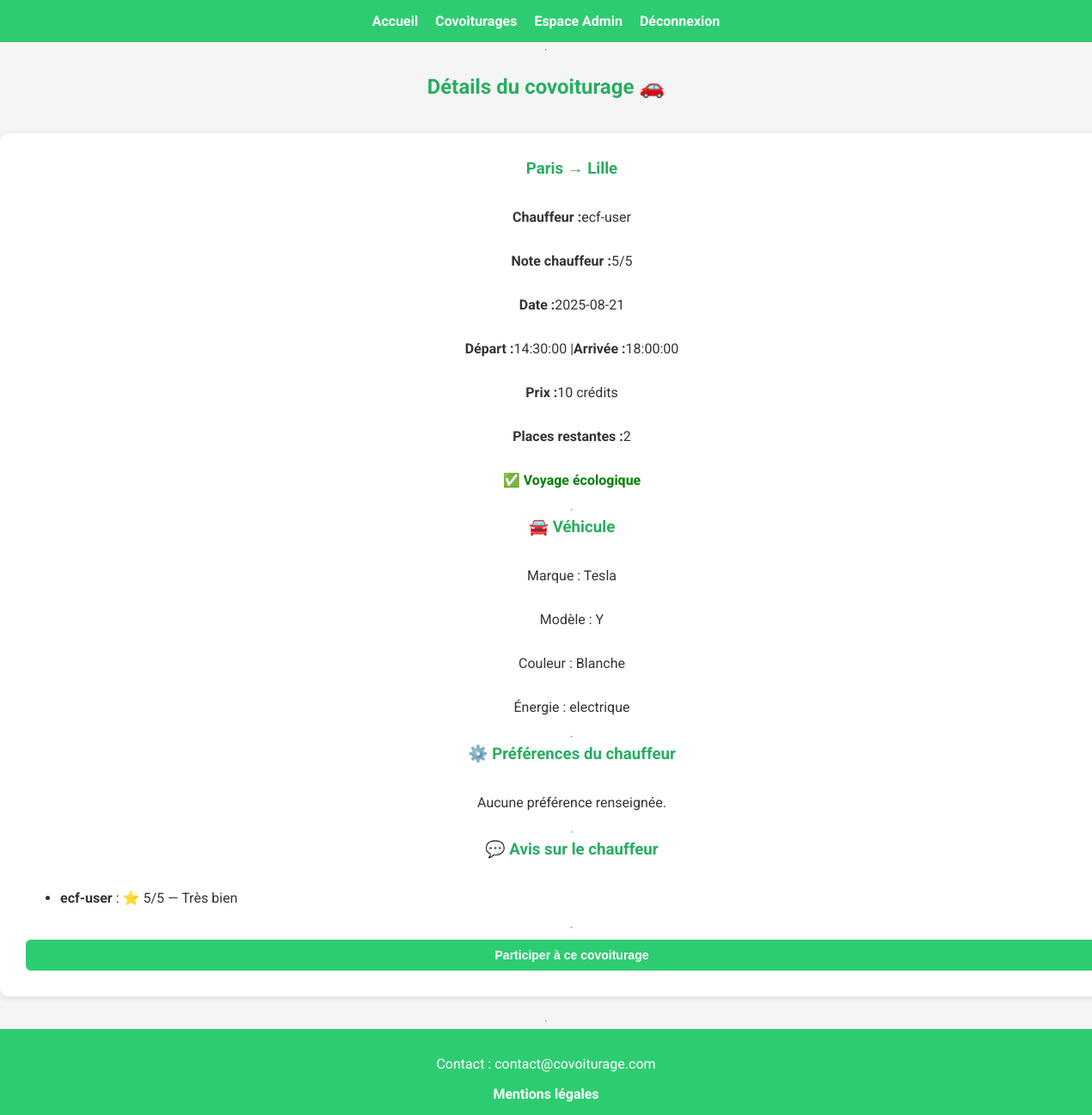
The app's page /detail.php?id=2 (signed in) with its own data.
### tables this page shows
CREATE TABLE `rides` (
  `id` int NOT NULL,
  `chauffeur_id` int NOT NULL,
  `vehicle_id` int NOT NULL,
  `ville_depart` varchar(100) NOT NULL,
  `ville_arrivee` varchar(100) NOT NULL,
  `date_depart` date NOT NULL,
  `heure_depart` time NOT NULL,
  `heure_arrivee` time NOT NULL,
  `prix` int NOT NULL,
  `places_restantes` int NOT NULL,
  `eco` tinyint(1) DEFAULT '0',
  `statut` enum('planifie','en_cours','termine','annule') DEFAULT 'planifie'
);

CREATE TABLE `users` (
  `id` int NOT NULL,
  `pseudo` varchar(50) NOT NULL,
  `email` varchar(100) NOT NULL,
  `password` varchar(255) NOT NULL,
  `credits` int DEFAULT '20',
  `role` enum('utilisateur','employe','admin') DEFAULT 'utilisateur',
  `created_at` timestamp NULL DEFAULT CURRENT_TIMESTAMP,
  `type_role` enum('passager','chauffeur','les deux') DEFAULT 'passager',
  `suspendu` tinyint(1) DEFAULT '0'
);

CREATE TABLE `vehicles` (
  `id` int NOT NULL,
  `user_id` int NOT NULL,
  `marque` varchar(50) NOT NULL,
  `modele` varchar(50) NOT NULL,
  `couleur` varchar(30) DEFAULT NULL,
  `immatriculation` varchar(20) NOT NULL,
  `date_immatriculation` date NOT NULL,
  `energie` enum('essence','diesel','hybride','electrique') NOT NULL,
  `places_disponibles` int NOT NULL
);

CREATE TABLE `reviews` (
  `id` int NOT NULL,
  `ride_id` int NOT NULL,
  `chauffeur_id` int NOT NULL,
  `passager_id` int NOT NULL,
  `note` int DEFAULT NULL,
  `commentaire` text,
  `valide` tinyint(1) DEFAULT '0',
  `created_at` timestamp NULL DEFAULT CURRENT_TIMESTAMP
);

### detail.php (the view)
<?php
include("header.php");
include("config/db.php");
$ride_id = isset($_GET['id']) ? intval($_GET['id']) : 0;
if ($ride_id > 0) {
    $sql = "SELECT r.*, u.pseudo, u.id as chauffeur_id, v.marque, v.modele, v.couleur, v.energie,
                   (SELECT AVG(note) FROM reviews rw WHERE rw.chauffeur_id = u.id AND rw.valide=1) AS note_moyenne
            FROM rides r
            JOIN users u ON r.chauffeur_id = u.id
            JOIN vehicles v ON r.vehicle_id = v.id
            WHERE r.id = ?";
    $stmt = $conn->prepare($sql);
    $stmt->bind_param("i", $ride_id);
    $stmt->execute();
    $result = $stmt->get_result();
    if ($result->num_rows > 0) {
        $ride = $result->fetch_assoc();
        echo "<h2>Détails du covoiturage 🚗</h2>";
        echo "<div class='trajet-card'>";
        echo "<h3>{$ride['ville_depart']} → {$ride['ville_arrivee']}</h3>";
        echo "<p><b>Chauffeur :</b> {$ride['pseudo']}</p>";
        echo "<p><b>Note chauffeur :</b> ".($ride['note_moyenne'] ? round($ride['note_moyenne'],1)."/5" : "Pas encore noté")."</p>";
        echo "<p><b>Date :</b> {$ride['date_depart']}</p>";
        echo "<p><b>Départ :</b> {$ride['heure_depart']} | <b>Arrivée :</b> {$ride['heure_arrivee']}</p>";
        echo "<p><b>Prix :</b> {$ride['prix']} crédits</p>";
        echo "<p><b>Places restantes :</b> {$ride['places_restantes']}</p>";
        if ($ride['energie'] === 'electrique') {
            echo "<p style='color:green;'><b>✅ Voyage écologique</b></p>";
        } else {
            echo "<p style='color:gray;'>Non écologique</p>";
        }
        echo "<hr>";
        echo "<h3>🚘 Véhicule</h3>";
        echo "<p>Marque : {$ride['marque']}</p>";
        echo "<p>Modèle : {$ride['modele']}</p>";
        echo "<p>Couleur : {$ride['couleur']}</p>";
        echo "<p>Énergie : {$ride['energie']}</p>";
        echo "<hr>";
        echo "<h3>⚙️ Préférences du chauffeur</h3>";
        $sqlPref = "SELECT * FROM preferences WHERE user_id = ?";
        $stmtPref = $conn->prepare($sqlPref);
        $stmtPref->bind_param("i", $ride['chauffeur_id']);
        $stmtPref->execute();
        $prefs = $stmtPref->get_result();
        if ($prefs->num_rows > 0) {
            echo "<ul>";
            while ($row = $prefs->fetch_assoc()) {
                echo "<li>{$row['type_preference']} : {$row['valeur']}</li>";
            }
            echo "</ul>";
        } else {
            echo "<p>Aucune préférence renseignée.</p>";
        }
        echo "<hr>";
        echo "<h3>💬 Avis sur le chauffeur</h3>";
        $sqlAvis = "SELECT rw.*, u.pseudo AS auteur
                    FROM reviews rw
                    JOIN users u ON rw.passager_id = u.id
                    WHERE rw.chauffeur_id = ? AND rw.valide = 1";
        $stmtAvis = $conn->prepare($sqlAvis);
        $stmtAvis->bind_param("i", $ride['chauffeur_id']);
        $stmtAvis->execute();
        $avis = $stmtAvis->get_result();
        if ($avis->num_rows > 0) {
            echo "<ul>";
            while ($row = $avis->fetch_assoc()) {
                echo "<li><b>{$row['auteur']}</b> : ⭐ {$row['note']}/5 — {$row['commentaire']}</li>";
            }
            echo "</ul>";
        } else {
            echo "<p>Aucun avis pour le moment.</p>";
        }
        echo "<hr>";
        echo "<a href='participer.php?id={$ride['id']}'><button>Participer à ce covoiturage</button></a>";
        echo "</div>";
    } else {
        echo "<p>Aucun détail trouvé pour ce covoiturage.</p>";
    }
} else {
    echo "<p>ID covoiturage invalide</p>";
}
include("footer.php");
?>

### css/style.css (style rules this page uses)
html, body { font-family: "Roboto", Arial, sans-serif; background: #f5f5f5; margin: 0; padding: 0; color: #333; height: 100%; display: flex; flex-direction: column; }
h1, h2, h3 { color: #27ae60; text-align: center; margin-bottom: 20px; }
.trajet-card { background: white; border-radius: 10px; box-shadow: 0 2px 8px rgba(0,0,0,0.1); padding: 30px 30px; margin: 20px auto; transition: transform 0.2s; display: flex; justify-content: center; flex-direction: column; width: 100%; }
.trajet-card h3 { margin-top: 0; color: #27ae60; }
input, select, textarea, button { width: 100%; padding: 10px; margin-top: 5px; border: 1px solid #ddd; border-radius: 6px; font-size: 14px; }
button { background: #2ecc71; color: white; font-weight: bold; border: none; cursor: pointer; transition: 0.3s; }
p { display: flex; justify-content: center; }

### records on screen
rides: ville_depart "Paris", ville_arrivee "Lille", chauffeur.pseudo "ecf-user", date_depart "2025-08-21", heure_depart "14:30:00", heure_arrivee "18:00:00", prix "10", places_restantes "2", vehicle.marque "Tesla", vehicle.modele "Y", vehicle.couleur "Blanche", vehicle.energie "electrique"
reviews: chauffeur.pseudo "ecf-user", note "5", commentaire "Très bien"

### other values on screen
$ride['note_moyenne'] "5"
